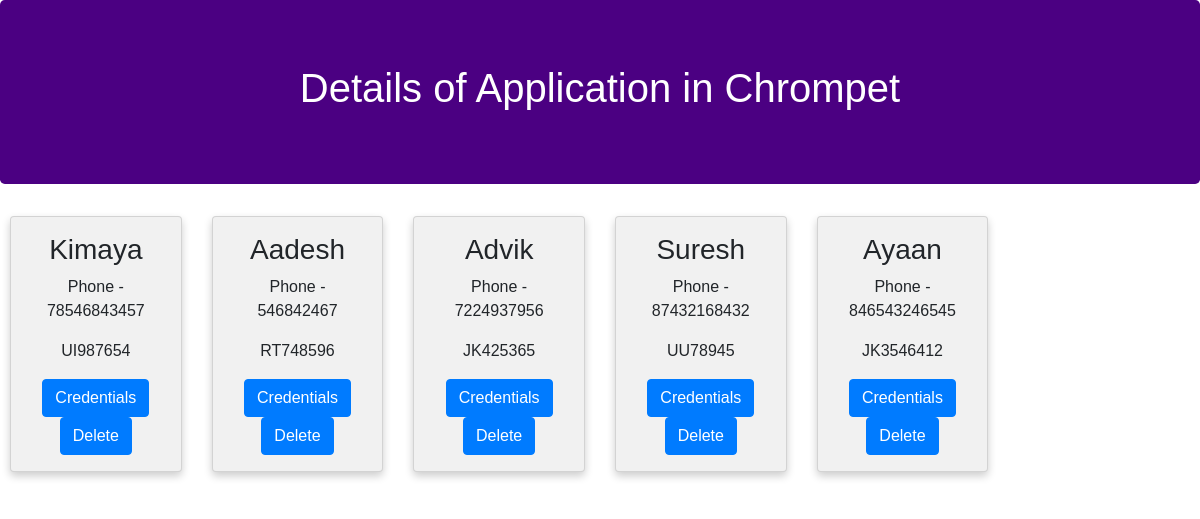
Screenshot of /first/3/details/ (signed in) with the database file from the repository.
### first/models.py (models this page shows, shortened)
class Areawise(models.Model):
    name = models.CharField(max_length=100)
    pincode = models.CharField(max_length=100)
    dilvry_pday = models.CharField(max_length=100)

class Person(models.Model):
    areawise = models.ForeignKey(Areawise, on_delete=models.CASCADE)
    p_name = models.CharField(max_length=100, unique=True)
    vehicle = models.CharField(max_length=100, unique=True)
    phone_no = models.CharField(max_length=100, unique=True)

### first/views.py (the view)
# urls.py: url(r'^(?P<area_id>[0-9]+)/details/$', views.Display_detail, name="display"),
@login_required
@Manager_required
def Display_detail(request, area_id):
    p_detail = Person.objects.filter(areawise=area_id)
    n_area = get_object_or_404(Areawise, pk=area_id)
    context = {
        'objects_list': p_detail,
        'Area': n_area
    }
    return render(request, 'first/p_detail.html', context)

### first/templates/first/p_detail.html (shortened to what this page needs)
<!DOCTYPE html>
<html lang="en">
<head>
    <link rel="stylesheet" href="https://maxcdn.bootstrapcdn.com/bootstrap/4.0.0/css/bootstrap.min.css">
</head>
<body>
<center>
    <div class="jumbotron" style="background-color:indigo">
        <h1 style="color:white">Details of Application in {{ Area.name }}</h1>
    </div>
    <div class="row">
            {% for object in objects_list %}
        <div class="col-sm-2" style="padding-bottom:20px">
            <span class="card">
                <h3>{{object.p_name}}</h3>
                <p>Phone - {{ object.phone_no }}</p>
                <p>{{object.vehicle}}</p>
                <a href="{% url 'first:delete' %}" class="btn btn-primary">Credentials</a>
                <a href="#" class="btn btn-primary">Delete</a>
            </span>
        </div>
            {% endfor %}
    </div>
</center>
</body>
</html>

### first/templates/first/p_detail.html (style rules this page uses)
* { box-sizing: border-box; }
body { font-family: Arial, Helvetica, sans-serif; }
.row { margin: 0 -5px; }
.row:after { content: ""; display: table; clear: both; }
.card { display:inline-block; box-shadow: 0 4px 8px 0 rgba(0, 0, 0, 0.2); padding: 16px; text-align: center; background-color: #f1f1f1; }

### rows the page displays
Areawise: name "Chrompet"
Person: p_name "Kimaya", phone_no "78546843457", vehicle "UI987654"
Person: p_name "Aadesh", phone_no "546842467", vehicle "RT748596"
Person: p_name "Advik", phone_no "7224937956", vehicle "JK425365"
Person: p_name "Suresh", phone_no "87432168432", vehicle "UU78945"
Person: p_name "Ayaan", phone_no "846543246545", vehicle "JK3546412"
